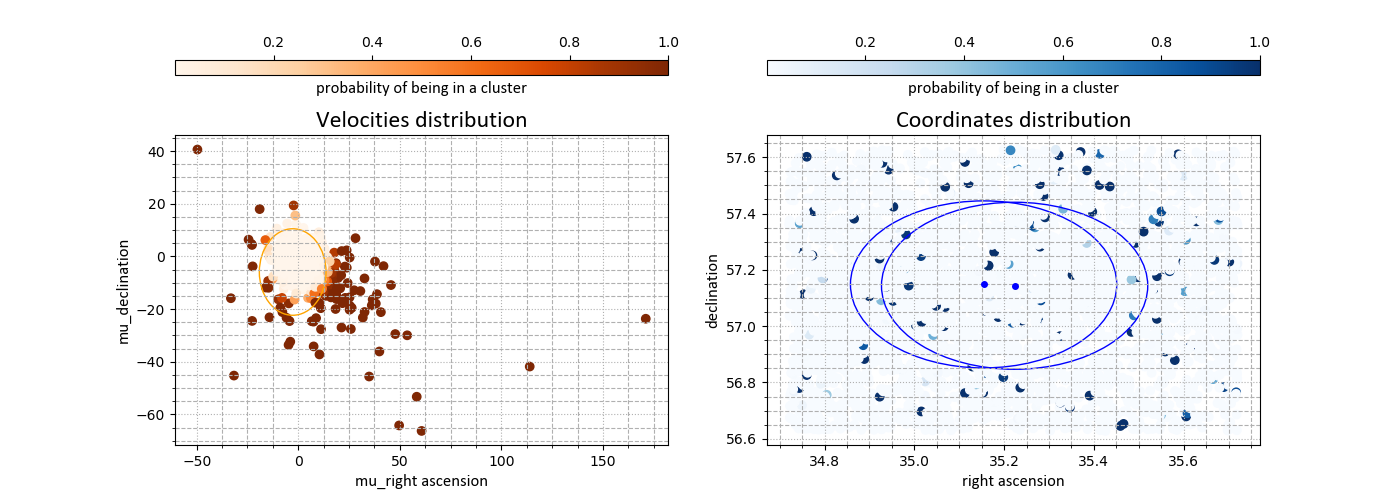

The Python source for this figure:
#!/usr/bin/env python3

import numpy as np
import astropy.units as u
from astropy.coordinates import SkyCoord
from astroquery.vizier import Vizier
from mixfit import em_double_cluster, T
import matplotlib.pyplot as plt
import matplotlib
from mpl_toolkits.axes_grid1 import make_axes_locatable
from matplotlib.ticker import AutoMinorLocator
import json


style_default = matplotlib.font_manager.FontProperties()
style_default.set_size('large')
style_default.set_family(['Calibri', 'Helvetica', 'Arial', 'serif'])
style_BIG = matplotlib.font_manager.FontProperties()
style_BIG.set_size('xx-large')
style_BIG.set_family(['Calibri', 'Helvetica', 'Arial', 'serif'])


def add_colorbar(mappable, side, label='probability of being in a cluster',
                 style=style_default):

    last_axes = plt.gca()
    ax = mappable.axes
    fig = ax.figure
    divider = make_axes_locatable(ax)
    cax = divider.append_axes(side, size="5%", pad=0.6)
    if side == 'right' or side == 'left':
        cbar = fig.colorbar(mappable, cax=cax, orientation='vertical')
        cax.yaxis.set_ticks_position(side)
        cbar.ax.set_ylabel(label)
    else:
        cbar = fig.colorbar(mappable, cax=cax, orientation='horizontal')
        cax.xaxis.set_ticks_position(side)
        cbar.ax.set_xlabel(label, fontproperties=style)
    plt.sca(last_axes)
    return cbar


if __name__ == "__main__":
    center_coord = SkyCoord('02h21m00s +57d07m42s')
    vizier = Vizier(
        columns=['RAJ2000', 'DEJ2000', 'pmRA', 'pmDE'],
        column_filters={'BPmag': '<16', 'pmRA': '!=', 'pmDE': '!='},
        # число больше — звёзд больше
        row_limit=10000
    )
    stars = vizier.query_region(
        center_coord,
        width=1.0 * u.deg,
        height=1.0 * u.deg,
        catalog=['I/350'],  # Gaia EDR3
    )[0]

    ra = stars['RAJ2000']._data   # прямое восхождение, аналог долготы
    dec = stars['DEJ2000']._data  # склонение, аналог широты
    x1 = (ra - ra.mean()) * np.cos(dec / 180 * np.pi) + ra.mean()
    x2 = dec
    v1 = stars['pmRA']._data
    v2 = stars['pmDE']._data

    x = np.asarray([x1, x2, v1, v2]).T

    theta0 = (0.2, 0.3, [-10, -2], [34.85, 57.17], [35.3, 57.17],
              [0, 0, 0.5, 0.5], [0.5, 0.5], [0.5, 0.5])

    r = em_double_cluster(x, *theta0)
    param = {'tau1': r[0], 'tau2': r[1],
             'tau3': 1 - r[0] - r[1],
             'muv': r[2], 'mu1': r[3],
             'mu2': r[4], 'sigma02': r[5],
             'sigmax2': r[6], 'sigmav2': r[7]}
    T1, T2, T3 = T(x, *r)

    '''Время джейсона'''

    dictionary = {
        "size_ratio": param['tau1'] + param['tau2'],
        "motion": {"ra": param['muv'][0], "dec": param['muv'][1]},
        "clusters": [
            {
                "center": {"ra": param['mu1'][0], "dec": param['mu1'][1]},
                },
            {
                "center": {"ra": param['mu2'][0], "dec": param['mu2'][1]},
                }
            ]
        }

    with open('per.json', 'w') as f:
        json.dump(dictionary, f, indent=2)

    '''Время графиков'''

    fig, (velocities, loc) = plt.subplots(1, 2, figsize=(14, 5))

    dotsv = velocities.scatter(v1, v2, c=T1+T2, cmap="Oranges")
    add_colorbar(dotsv, 'top')
    circlev = matplotlib.patches.Circle(param['muv'],
                                        np.sqrt(param['sigmav2'][0]),
                                        color='orange', fill=False)
    velocities.add_patch(circlev)
    velocities.xaxis.set_minor_locator(AutoMinorLocator(4))
    velocities.yaxis.set_minor_locator(AutoMinorLocator(4))
    velocities.grid(which='minor', linestyle="--")
    velocities.grid(which='major', linestyle=':')
    velocities.set_xlabel('mu_right ascension', fontproperties=style_default)
    velocities.set_ylabel('mu_declination', fontproperties=style_default)
    velocities.set_title('Velocities distribution', fontproperties=style_BIG)
    dotsx = loc.scatter(x1, x2, c=T1 + T2, cmap="Blues")
    loc.plot(r[3][0], r[3][1], 'o', ms=4, color='blue')
    loc.plot(r[4][0], r[4][1], 'o', ms=4, color='blue')
    loc.set_xlabel('right ascension', fontproperties=style_default)
    loc.set_ylabel('declination', fontproperties=style_default)
    loc.set_title('Coordinates distribution', fontproperties=style_BIG)
    circleh = matplotlib.patches.Circle(param['mu1'],
                                        np.sqrt(param['sigmax2'][0]),
                                        color='blue', fill=False)
    circlex = matplotlib.patches.Circle(param['mu2'],
                                        np.sqrt(param['sigmax2'][0]),
                                        color='blue', fill=False)
    loc.add_patch(circleh)
    loc.add_patch(circlex)
    loc.xaxis.set_minor_locator(AutoMinorLocator(4))
    loc.yaxis.set_minor_locator(AutoMinorLocator(4))
    loc.grid(which='minor', linestyle="--")
    loc.grid(which='major', linestyle=':')
    add_colorbar(dotsx, 'top')
    fig.savefig('per.png')
